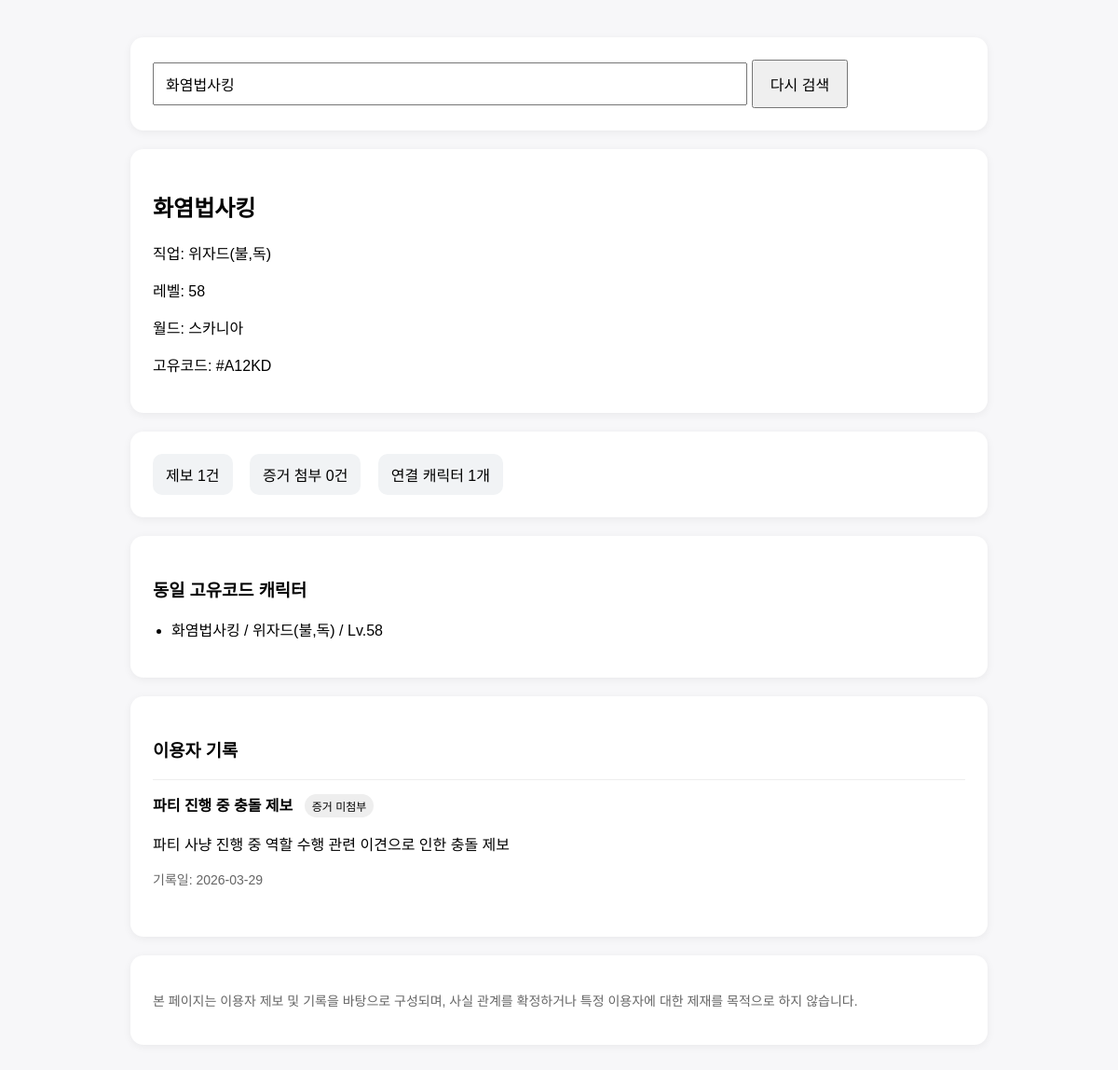
/search?name=화염법사킹, run on the app's committed database.
### tables this page shows
CREATE TABLE characters (
    id INTEGER PRIMARY KEY AUTOINCREMENT,
    character_name TEXT NOT NULL UNIQUE,
    unique_code TEXT NOT NULL,
    job TEXT,
    level INTEGER,
    world TEXT,
    created_at TEXT DEFAULT CURRENT_TIMESTAMP
);

CREATE TABLE reports (
    id INTEGER PRIMARY KEY AUTOINCREMENT,
    character_name TEXT NOT NULL,
    unique_code TEXT NOT NULL,
    category TEXT NOT NULL,
    summary TEXT NOT NULL,
    evidence INTEGER NOT NULL DEFAULT 0,
    report_date TEXT NOT NULL,
    created_at TEXT DEFAULT CURRENT_TIMESTAMP
);

### app.py (the view)
@app.route("/search", methods=["GET"])
def search():
    name = request.args.get("name", "").strip()
    if not name:
        return render_template("result.html", found=False, query=name)
    conn = get_conn()
    conn.execute(
        "INSERT INTO search_logs (character_name) VALUES (?)",
        (name,)
    )
    conn.commit()
    character = conn.execute("""
        SELECT *
        FROM characters
        WHERE character_name = ?
    """, (name,)).fetchone()
    if not character:
        conn.close()
        return render_template("result.html", found=False, query=name)
    linked_chars = conn.execute("""
        SELECT character_name, job, level
        FROM characters
        WHERE unique_code = ?
        ORDER BY level DESC, character_name ASC
    """, (character["unique_code"],)).fetchall()
    reports = conn.execute("""
        SELECT category, summary, evidence, report_date
        FROM reports
        WHERE unique_code = ?
        ORDER BY report_date DESC
    """, (character["unique_code"],)).fetchall()
    report_count = len(reports)
    evidence_count = sum(1 for r in reports if r["evidence"] == 1)
    conn.close()
    return render_template(
        "result.html",
        found=True,
        character=character,
        linked_chars=linked_chars,
        reports=reports,
        report_count=report_count,
        evidence_count=evidence_count,
        query=name
    )

### app.py (called while the page is built)
def get_conn():
    conn = sqlite3.connect(DB_PATH)
    conn.row_factory = sqlite3.Row
    return conn

### templates/result.html (shortened to what this page needs)
<!DOCTYPE html>
<html lang="ko">
<head>
</head>
<body>
  <div class="box">
    <form action="/search" method="get">
      <input type="text" name="name" value="{{ query }}" placeholder="캐릭터명 입력">
      <button type="submit">다시 검색</button>
    </form>
  </div>
  {% if not found %}
    <div class="box">
      <h2>검색 결과 없음</h2>
      <p><strong>{{ query }}</strong> 에 대한 기록을 찾지 못했습니다.</p>
      <p class="muted">아직 등록되지 않은 캐릭터일 수 있습니다.</p>
    </div>
  {% else %}
    <div class="box">
      <h2>{{ character["character_name"] }}</h2>
      <p>직업: {{ character["job"] or '-' }}</p>
      <p>레벨: {{ character["level"] or '-' }}</p>
      <p>월드: {{ character["world"] or '-' }}</p>
      <p>고유코드: {{ character["unique_code"] }}</p>
    </div>
    <div class="box">
      <div class="stat">제보 {{ report_count }}건</div>
      <div class="stat">증거 첨부 {{ evidence_count }}건</div>
      <div class="stat">연결 캐릭터 {{ linked_chars|length }}개</div>
    </div>
    <div class="box">
      <h3>동일 고유코드 캐릭터</h3>
      <ul>
        {% for c in linked_chars %}
          <li>{{ c["character_name"] }} / {{ c["job"] }} / Lv.{{ c["level"] }}</li>
        {% endfor %}
      </ul>
    </div>
    <div class="box">
      <h3>이용자 기록</h3>
      {% if reports %}
        {% for report in reports %}
          <div class="report">
            <strong>{{ report["category"] }}</strong>
            {% if report["evidence"] == 1 %}
              <span class="badge">증거 첨부</span>
            {% else %}
              <span class="badge">증거 미첨부</span>
            {% endif %}
            <p>{{ report["summary"] }}</p>
            <p class="muted">기록일: {{ report["report_date"] }}</p>
          </div>
        {% endfor %}
      {% else %}
        <p class="muted">등록된 기록이 없습니다.</p>
      {% endif %}
    </div>
    <div class="box">
      <p class="muted">
        본 페이지는 이용자 제보 및 기록을 바탕으로 구성되며, 사실 관계를 확정하거나 특정 이용자에 대한 제재를 목적으로 하지 않습니다.
      </p>
    </div>
  {% endif %}
</body>
</html>

### templates/result.html (style rules this page uses)
body { font-family: Arial, sans-serif; max-width: 920px; margin: 40px auto; padding: 0 16px; background: #f7f7f9; }
.box { background: white; border-radius: 14px; padding: 24px; margin-bottom: 20px; box-shadow: 0 2px 10px rgba(0,0,0,0.06); }
input[type=text] { width: 70%; padding: 12px; font-size: 16px; }
button { padding: 12px 18px; font-size: 16px; cursor: pointer; }
.stat { display: inline-block; margin-right: 14px; padding: 10px 14px; border-radius: 10px; background: #f1f3f5; }
.muted { color: #666; font-size: 14px; }
ul { padding-left: 20px; }
.report { border-top: 1px solid #eee; padding: 14px 0; }
.badge { display: inline-block; padding: 4px 8px; border-radius: 999px; background: #eee; font-size: 12px; margin-left: 8px; }

### data on the page
characters: character_name "화염법사킹", job "위자드(불,독)", level "58", world "스카니아", unique_code "#A12KD"
reports: category "파티 진행 중 충돌 제보", evidence "증거 미첨부", summary "파티 사냥 진행 중 역할 수행 관련 이견으로 인한 충돌 제보", report_date "2026-03-29"

### other printed values
{{ report_count }} "1"
{{ evidence_count }} "0"
{{ linked_chars|length }} "1"
